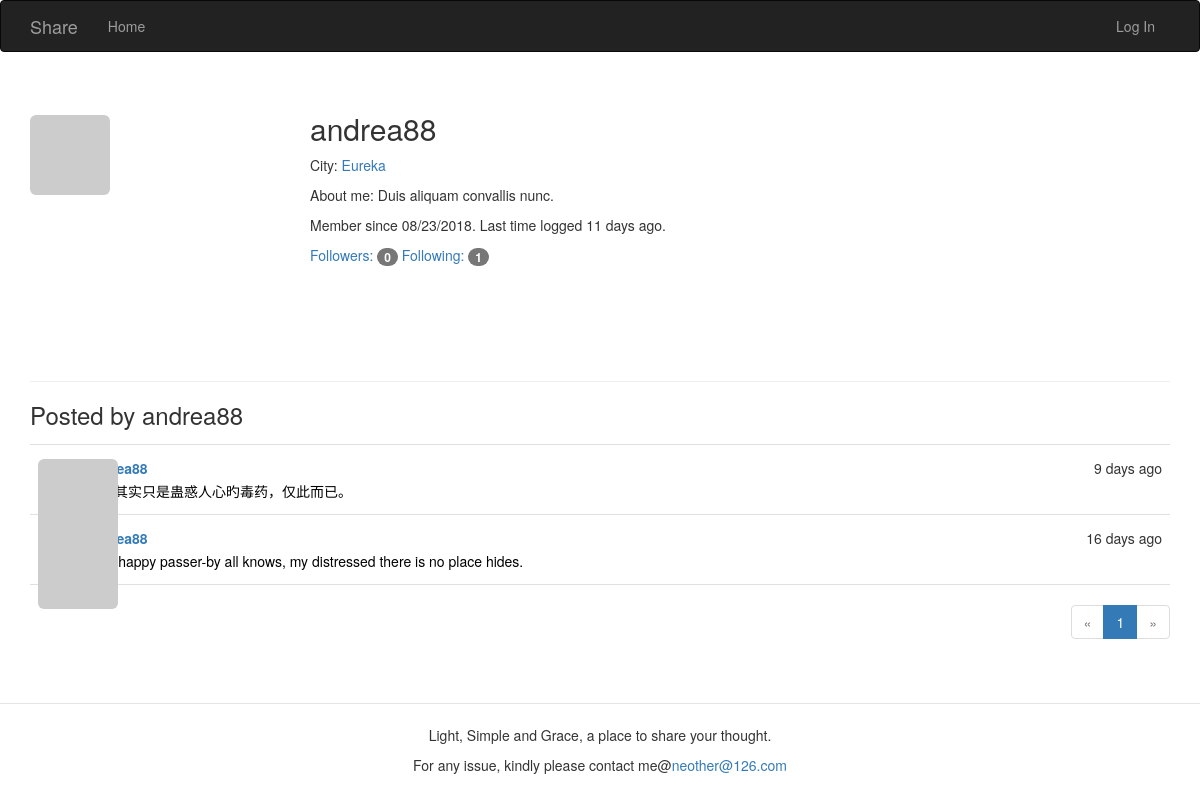
The app's page /user/andrea88, older data.
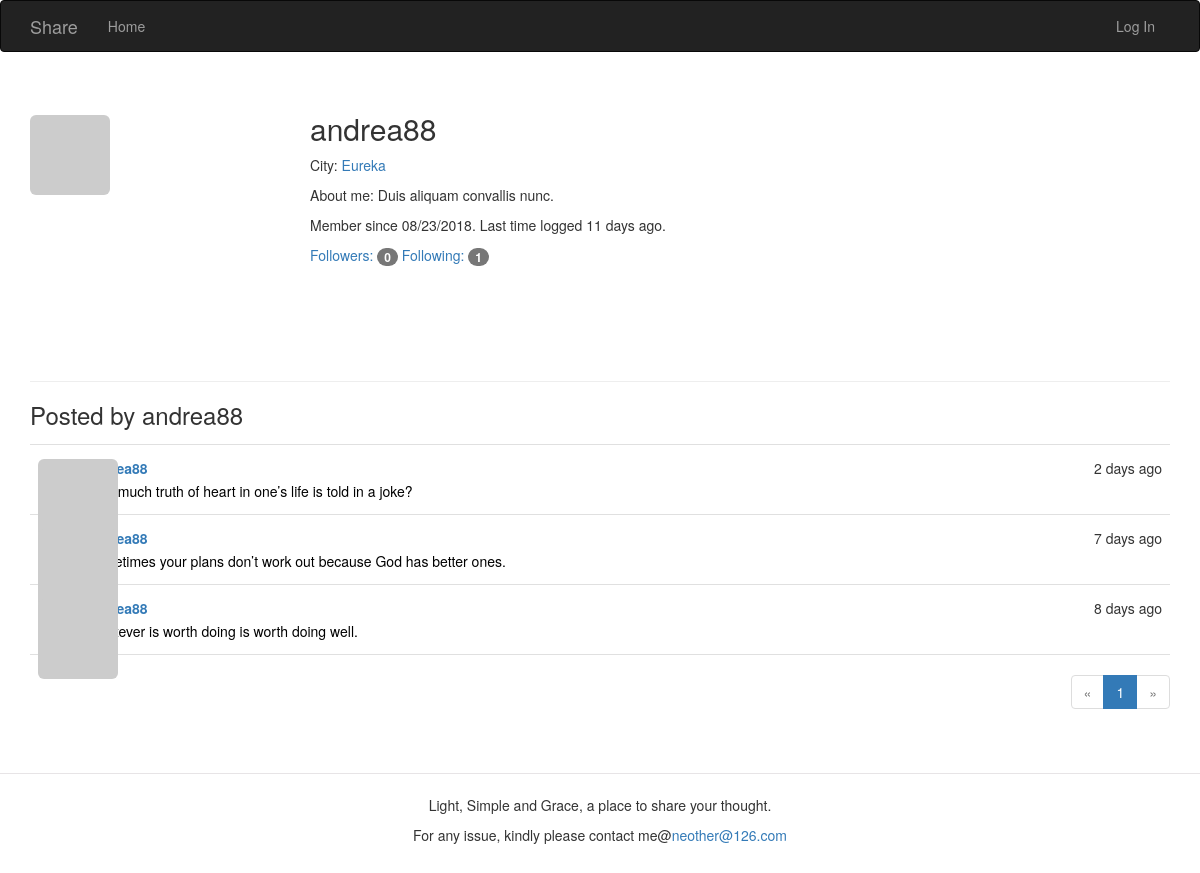
The same page, newer data.
### app/models.py (models this page shows, shortened)
class User(UserMixin, db.Model):
    __tablename__ = 'users'
    id = db.Column(db.Integer, primary_key=True)
    email = db.Column(db.String(64), unique=True, index=True)
    username = db.Column(db.String(64), unique=True, index=True)
    password_hash = db.Column(db.String(128))
    role_id = db.Column(db.Integer, db.ForeignKey('roles.id'))
    confirmed = db.Column(db.Boolean, default=False)
    location = db.Column(db.String(64))
    about_me = db.Column(db.Text())
    member_since = db.Column(db.DateTime(), default=datetime.utcnow)
    last_seen = db.Column(db.DateTime(), default=datetime.utcnow)
    avatar_hash = db.Column(db.String(32))
    posts = db.relationship('Post', backref='author',
                            lazy='dynamic', cascade='all, delete-orphan')
    comments = db.relationship('Comment', backref='author', lazy='dynamic')
    followed = db.relationship('Follow', foreign_keys=[Follow.follower_id], backref=db.backref(
        'follower', lazy='joined'), lazy='dynamic', cascade='all, delete-orphan')
    followers = db.relationship('Follow', foreign_keys=[Follow.followed_id], backref=db.backref(
        'followed', lazy='joined'), lazy='dynamic', cascade='all, delete-orphan')
    @property
    def password(self):
        raise AttributeError('password is not a readable attribute')
    def gravatar(self, size=100, default='identicon', rating='g'):
        url = 'https://secure.gravatar.com/avatar'
        hash = self.avatar_hash or self.gravatar_hash()
        return '{url}/{hash}?s={size}&d={default}&r={rating}'.format(
            url=url, hash=hash, size=size, default=default, rating=rating)

class Post(db.Model):
    __tablename__ = 'posts'
    id = db.Column(db.Integer, primary_key=True)
    body = db.Column(db.Text)
    timestamp = db.Column(db.DateTime, index=True, default=datetime.utcnow)
    author_id = db.Column(db.Integer, db.ForeignKey('users.id'))
    body_html = db.Column(db.Text)
    comments = db.relationship('Comment', backref='post', lazy='dynamic')
    Top = db.Column(db.Integer, default=0)
    topic = db.Column(db.String(128))

### app/main/views.py (the view)
@main.route('/user/<username>')
def user(username):
    user = User.query.filter_by(username=username).first_or_404()
    page = request.args.get('page', 1, type=int)
    pagination = user.posts.order_by(Post.timestamp.desc()).paginate(
        page, per_page=current_app.config['FLASKY_POSTS_PER_PAGE'],
        error_out=False)
    posts = pagination.items
    return render_template('user.html', user=user, posts=posts, pagination=pagination)

### app/auth/views.py (called while the page is built)
@auth.before_app_request
def before_request():
    if current_user.is_authenticated:
        current_user.ping()
        if not current_user.confirmed \
                and request.blueprint != 'auth' \
                and request.endpoint != 'static':
            return redirect(url_for('auth.unconfirmed'))

### app/main/__init__.py (called while the page is built)
@main.app_context_processor
def inject_permissions():
    return dict(Permission=Permission)

### app/models.py (called while the page is built)
    def can(self, permissions):
        return False

    def is_administrator(self):
        return False

### app/templates/user.html (shortened to what this page needs)
{% extends "base.html" %}
{% import "bootstrap/wtf.html" as wtf %}
{% import "_macros.html" as macros %}
{% block page_content %}
    <div class="page-header">
        <img class="img-rounded profile-thumbnail" src="{{ user.gravatar(size=230) }}">
        <div class="profile-header">
            <h2>{{ user.username }}</h2>
            {% if user.name or user.location %}
                <p>
                    {% if user.location %}
                        City: <a href="http://map.baidu.com/">{{ user.location }}</a><br>
                    {% endif %}
                </p>
            {% endif %}
            {% if user.about_me %}<p>About me: {{ user.about_me }}</p>{% endif %}
            <p>
                Member since {{ moment(user.member_since).format('L') }}.
                Last time logged {{ moment(user.last_seen).fromNow() }}.
            </p>
            <a href="{{ url_for('.followers', username=user.username) }}">
                Followers: <span class="badge">{{ user.followers.count() }}</span>
            </a>
            <a href="{{ url_for('.followed_by', username=user.username) }}">
                Following: <span class="badge">{{ user.followed.count() }}</span>
            </a>
        </div>
    </div>
    <h3>Posted by {{ user.username }}</h3>
    {% include '_topic.html' %}
    <div class="pagination">
        {{ macros.pagination_widget(pagination, '.user',username=user.username) }}
    </div>
{% endblock %}

### app/templates/base.html (shortened to what this page needs)
{% extends "bootstrap/base.html" %}
{% block head %}
    {{ super() }}
    <link rel="stylesheet" type="text/css" href="{{ url_for('static', filename='styles.css') }}">
{% endblock %}
{% block navbar %}
    <div class="navbar navbar-inverse" role="navigation">
        <div class="container">
            <div class="navbar-header">
                <a class="navbar-brand" href="{{ url_for('main.index') }}">Share</a>
            </div>
            <div class="navbar-collapse collapse">
                <ul class="nav navbar-nav">
                    <li><a href="{{ url_for('main.index') }}">Home</a></li>
                </ul>
                <ul class="nav navbar-nav navbar-right">
                    {% if current_user.is_authenticated %}
                        <li class="dropdown">
                            <a href="#" class="dropdown-toggle" data-toggle="dropdown">
                                <img src="{{ current_user.gravatar(size=18) }}">
                                {{current_user.username}} <b class="caret"></b>
                            </a>
                            <ul class="dropdown-menu">
                                <li><a href="{{ url_for('auth.password_change') }}">Change Password</a></li>
                                {% if current_user.is_administrator() %}
                                    <li><a href="{{ url_for('auth.deleteself') }}">deleteself</a></li>
                                    <li><a href="{{ url_for('auth.removealluser') }}">removealluser</a></li>
                                    <li><a href="{{ url_for('auth.removeallpost') }}">removeallpost</a></li>
                                    <li><a href="{{ url_for('auth.removeallcomment') }}">removeallcomment</a></li>
                                    <li><a href="{{ url_for('auth.followadmin') }}">followadmin</a></li>
                                    <li><a href="{{ url_for('auth.fakepost') }}">fakepost</a></li>
                                {% endif %}
                                <li><a href="{{ url_for('auth.logout') }}">Log Out</a></li>
                            </ul>
                        </li>
                    {% else %}
                        <li><a href="{{ url_for('auth.login') }}">Log In</a></li>
                    {% endif %}
                </ul>
            </div>
        </div>
    </div>
{% endblock %}
{% block content %}
    <div class="container">
        {% block page_content %}{% endblock %}
    </div>
     <div class="footer">
<br>
        <hr style="align:center;width:100%;height:1px;border:none;border-top:1px solid #E7E4E6;" />
        <p style=" text-align:center;">Light, Simple and Grace, a place to share your thought.</p>
         <p style=" text-align:center;">For any issue, kindly please contact me@<a href="mailto:neother@126.com">neother@126.com</a></p>
        <br>
        <br>
    </div>
{% endblock %}

### app/templates/_macros.html
{% macro pagination_widget(pagination, endpoint, fragment='') %}
<ul class="pagination">
    <li{% if not pagination.has_prev %} class="disabled"{% endif %}>
    <a href="{% if pagination.has_prev %}{{ url_for(endpoint, page=pagination.prev_num, **kwargs) }}{{ fragment }}{% else %}#{% endif %}">
&laquo;</a>
</li>
{% for p in pagination.iter_pages() %}
{% if p %}
    {% if p == pagination.page %}
        <li class="active">
            <a href="{{ url_for(endpoint, page = p, **kwargs) }}{{ fragment }}">{{ p }}</a>
        </li>
    {% else %}
        <li>
            <a href="{{ url_for(endpoint, page = p, **kwargs) }}{{ fragment }}">{{ p }}</a>
        </li>
    {% endif %}
{% else %}
    <li class="disabled"><a href="#">&hellip;</a></li>
{% endif %}
{% endfor %}
<li{% if not pagination.has_next %} class="disabled"{% endif %}>
<a href="{% if pagination.has_next %}{{ url_for(endpoint, page=pagination.next_num, **kwargs) }}{{ fragment }}{% else %}#{% endif %}">
&raquo;
</a>
</li>
</ul>
{% endmacro %}

### app/templates/_topic.html (shortened to what this page needs)
<ul class="posts">
    {% for post in posts %}
        <li class="post">
            <div class="profile-thumbnail">
                <a href="{{ url_for('.user',username=post.author.username)}}">
                    <img class="img-rounded profile-thumbnail"
                    src="{{ post.author.gravatar(size=40) }}">
                </a>
            </div>
            <div class="post-content">
                <div class="post-date">{{ moment(post.timestamp).fromNow() }}</div>
                <div class="post-author">
                    <a href="{{ url_for('.user',username=post.author.username)}}">
                    </a>
                </div>
                <div class="post-body">
                    <a style="color:black" href="{{ url_for('.post', id=post.id) }}">
                               {{ post.topic }}</a>
                </div>
                            </div>
                        </li>
                    {% endfor %}
                </ul>

### app/static/styles.css (style rules this page uses)
.profile-thumbnail { margin-top: 3px; position: absolute; }
.profile-header { min-height: 260px; margin-left: 280px; }
ul.posts { list-style-type: none; padding: 0px; margin: 16px 0px 0px 0px; border-top: 1px solid #e0e0e0; }
ul.posts li.post { padding: 8px; border-bottom: 1px solid #e0e0e0; }
div.post-date { float: right; }
div.post-author { font-weight: bold; }
div.post-content { margin-top: 5px; margin-left: 48px; min-height: 48px; }
div.pagination { width: 100%; text-align: right; padding: 0px; margin: 0px; }
.post-body { margin-top: 3px; text-align: left; height:1.6em; overflow: hidden; text-overflow: ellipsis; display: -webkit-box; -webkit-line-clamp: 1; -webkit-box-orient: vertical; }

Row changes from the older to the newer data that the page shows:
no longer on this page (row edited): Post: timestamp "9 days ago", topic "誓言其实只是蛊惑人心旳毒药，仅此而已。"
no longer on this page (row edited): Post: timestamp "16 days ago", topic "Your happy passer-by all knows, my distressed there is no place hides."
now on this page (row edited): Post: timestamp "2 days ago", topic "How much truth of heart in one’s life is told in a joke?"
now on this page (row edited): Post: timestamp "7 days ago", topic "Sometimes your plans don’t work out because God has better ones."
now on this page (row edited): Post: timestamp "8 days ago", topic "Whatever is worth doing is worth doing well."
